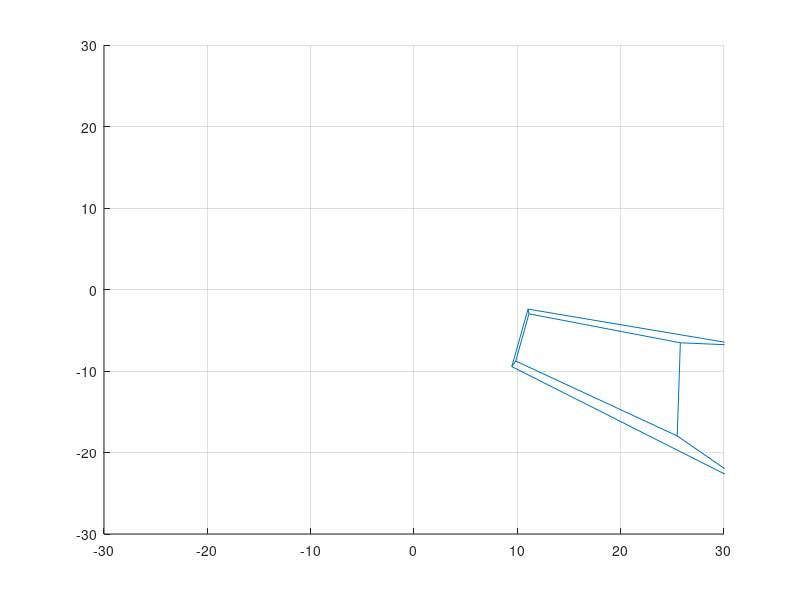

Reproduce this figure in MATLAB.
D= 			50;
L=			10;
Lambda = 	10;
lados = 	12;
vertices = 	8;

%-----------------------------------------------------
%	Coordenadas del modelo
%-----------------------------------------------------
%	Coordenadas de los vértices de un cubo de lado 2L en el espacio
%	a una distancia D del plano de proyección, usanso lente con distancia
%	focal L

p1= [-L,-L,D];
p2= [-L, L,D];
p3= [ L,-L,D];
p4= [ L, L,D];
p5= [-L,-L,D+L];
p6= [-L, L,D+L];
p7= [ L,-L,D+L];
p8= [ L, L,D+L];

Lista = [p1; p2; p3; p4; p5; p6; p7; p8];	% Lista de puntos  de vertices

%-----------------------------------------------------
%	Secuencia de pares de puntos para la generación de
% lineas -lados del cubo-

sec = [[1 2]; [1 3];[3 4];[2 4];[5 6];[5 7];[7 8];[6 8];[1 5];[2 6];[3 7];[4 8]];

%-----------------------------------------------------
%	Matrices  de transformación
%-----------------------------------------------------


%-----------------------------------------------------
% Traslación, matriz homogenea

Xo = 8;		%	Translada distancia en el eje  X
Yo = 5;		%	Translada distancia en el eje  Y
Zo = 0;		%	Translada distancia en el eje  Z

Tra = [	1 0 0 Xo;
		0 1 0 Yo;
		0 0 1 Zo;
		0 0 0  1];

%-----------------------------------------------------
% Escalado

Sx = 100;
Sy = 100;
Sz = 100;

Esc = [Sx  0  0  0;
		0 Sy  0  0;
		0  0 Sz  0;
		0  0  0  1];

%-----------------------------------------------------
% Rotacion un angulo  alrededor del eje Z

theta = 30;		%	Angulo de rotacion respecto al eje z
theta = theta*pi/180;

Roz = [	 cos(theta) sin(theta) 0  0;
		-sin(theta) cos(theta) 0  0;
		    0          0       1  0;
			0          0       0  1];

%-----------------------------------------------------
% Rotacion un angulo  alrededor del eje x

alfa = 30;		%	Angulo de rotacion respecto al eje x
alfa = alfa*pi/180;
Rox = [	1     0         0      0;
		0  cos(alfa) sin(alfa) 0;
		0 -sin(alfa) cos(alfa) 0;
		0     0         0      1];

%-----------------------------------------------------
% Rotacion un angulo  alrededor del eje y

beta = 45;		%	Angulo de rotacion respecto al eje y
beta = beta*pi/180;
Roy = [	cos(beta) 0 -sin(beta) 0;
		   0      1      0     0;
       	sin(beta) 0  cos(beta) 0;
		   0      0      0     1];

%-----------------------------------------------------
%	Transformacion en Perspectiva 
%	NOTA: 	
%		- 	Para un punto de coordenada en el espacio 
%			(X,Y,Z) al transformar en homogenea se debe multiplicar
%			por ubna constante K arbitraria: 

%			(	X, Y, Z, 1)*K = (KX, KY, KZ, K)

%		- 	Después de hacer las transformaciones correspondientes
%			el resultado es una coordenada homogenea. Para convertila 
%			a coordenada normal, se dividen las tres primeros elementos
%			entra el cuarto, pero como es una proyección al plano xy
%			la ccordenada z resultante no tiene significado, por lo que se
%			descarta
%				(xh,yh,zh, val) -> (xh,yh,zh)/val = (x,y,z) -> (x,y)

% 	Lambda = 

K = 1;

Per = [	1    0     0      0;
		0    1     0      0;
		0    0     1      0;
		0    0 -1/Lambda  1];

%------------------------------------------------
% Pruebas
%------------------------------------------------

%	Para todas las coordenadas de ls figura tridimensional

	%Ph = Esc*Ph; 		%	escala uniformmente 
	%Ph = Tra*Ph; 		%	traslada 2*L por el eje x 
	%Ph = Rox*Ph; 		%	Rota en torno a eje z
	

Ph = [Lista ones(8,1)];		%	Convertir lista de vèrtice en coordenadas homogeneasa
Ph = Ph'					%	Traspone para operar con matrices

%	Operaciones

%Ph = Esc*Ph 				%	Escala uniformmente 
%Ph = Tra*Ph 				%	Traslada 
Ph = Roz*Ph 				%	Rota en torno a eje z
Ph = Roy*Ph 				%	Rota en torno a eje y
Ph = Rox*Ph 				%	Rota en torno a eje x

%	Perspectiva

Po = Per*Ph					%	Se proyecta		
dosD = Po(1:2,:);			%	Extrae coordenadas x, y 
Div = Po(4,:);				%	Extrae cuarto vector para convertir homogenea a norma
Dn = [Div; Div];			%	Contruye matriz  duplicando vector
Pn= dosD./Dn;				%	Normaliza puntos x, y
Pn= Pn'						%	raspone para operar con matrices


%-----------------------------------------------------
%	Diagrama de la proyeccion

for i= 1:lados
	cx= [Pn(sec(i,1),1),Pn(sec(i,2),1)];
	cy= [Pn(sec(i,1),2),Pn(sec(i,2),2)];
	line(cx,cy)
end
axis([-30 30 -30 30])
grid
disp(['-------------------------------------'])
